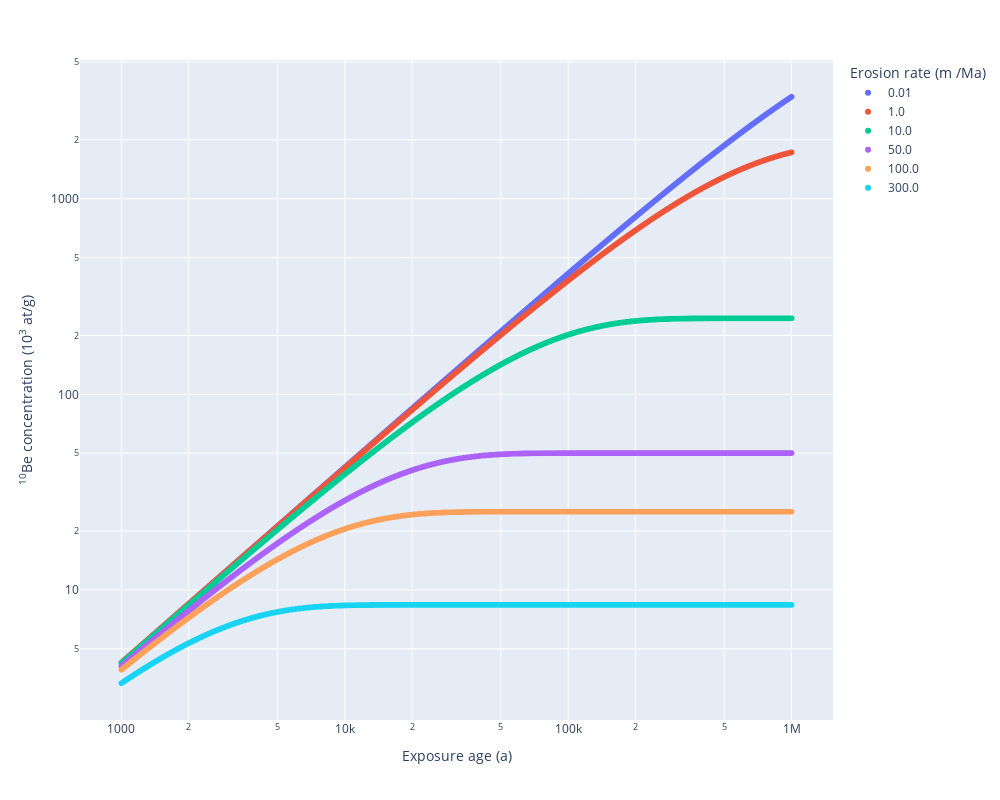

Here is the notebook cell this chart was saved with:
### Markdown cell above
Erosion lower the measured cosmogenic nuclide concentrations in samples from eroding surfaces, by bringing material to the surface that had been previously (partially) shielded from cosmic rays. Consequently, depending on the erosion rate, 10<sup>4</sup> to 10<sup>6</sup> years are required, before constant nuclide concentrations reflect the steady state erosion rate, i.e. before secular equilibrium between production and decay/erosion is reached. 

From the previous table, we can build a graph showing the relation between exposure age and <sup>10</sup>Be surface concentration for different values of erosion rates.

### Code cell
# Convert erosion rate to m/Ma and coerce as string. 
crn_plot["erosion_rate_mma"] = crn_plot["erosion_rate"] * 10000
crn_plot["erosion_rate_mma"] = crn_plot["erosion_rate_mma"].astype(str)
# Convert concentrations from at/g to 10^3 at/g.
crn_plot["crn_concentration_103"] = crn_plot["crn_concentration"] / 1000

# Plot 10Be concentrations for various erosion rates 
plot = px.scatter(crn_plot, x = "exposure_age", y = "crn_concentration_103", color = "erosion_rate_mma", labels = dict(exposure_age = "Exposure age (a)", 
crn_concentration_103 = "<sup>10</sup>Be concentration (10<sup>3</sup> at/g)", erosion_rate_mma = "Erosion rate (m /Ma)"), log_x = True, log_y = True, width=1000, height=800)
plot.show()

### Figure 1 — Plotly figure (JSON) as saved in the notebook; plotly's stock layout.template omitted (floating-point values rounded to 4 significant figures; data arrays with more than 128 entries replaced by an {"elided": "..."} marker saying what was removed)
{"data": [{"hovertemplate": "Erosion rate (m /Ma)=0.01<br>Exposure age (a)=%{x}<br><sup>10</sup>Be concentration (10<sup>3</sup> at/g)=%{y}<extra></extra>", "legendgroup": "0.01", "marker": {"color": "#636efa", "symbol": "circle"}, "mode": "markers", "name": "0.01", "showlegend": true, "type": "scattergl", "x": {"elided": "1000 float values"}, "xaxis": "x", "y": {"elided": "1000 float values"}, "yaxis": "y"}, {"hovertemplate": "Erosion rate (m /Ma)=1.0<br>Exposure age (a)=%{x}<br><sup>10</sup>Be concentration (10<sup>3</sup> at/g)=%{y}<extra></extra>", "legendgroup": "1.0", "marker": {"color": "#EF553B", "symbol": "circle"}, "mode": "markers", "name": "1.0", "showlegend": true, "type": "scattergl", "x": {"elided": "1000 float values"}, "xaxis": "x", "y": {"elided": "1000 float values"}, "yaxis": "y"}, {"hovertemplate": "Erosion rate (m /Ma)=10.0<br>Exposure age (a)=%{x}<br><sup>10</sup>Be concentration (10<sup>3</sup> at/g)=%{y}<extra></extra>", "legendgroup": "10.0", "marker": {"color": "#00cc96", "symbol": "circle"}, "mode": "markers", "name": "10.0", "showlegend": true, "type": "scattergl", "x": {"elided": "1000 float values"}, "xaxis": "x", "y": {"elided": "1000 float values"}, "yaxis": "y"}, {"hovertemplate": "Erosion rate (m /Ma)=50.0<br>Exposure age (a)=%{x}<br><sup>10</sup>Be concentration (10<sup>3</sup> at/g)=%{y}<extra></extra>", "legendgroup": "50.0", "marker": {"color": "#ab63fa", "symbol": "circle"}, "mode": "markers", "name": "50.0", "showlegend": true, "type": "scattergl", "x": {"elided": "1000 float values"}, "xaxis": "x", "y": {"elided": "1000 float values"}, "yaxis": "y"}, {"hovertemplate": "Erosion rate (m /Ma)=100.0<br>Exposure age (a)=%{x}<br><sup>10</sup>Be concentration (10<sup>3</sup> at/g)=%{y}<extra></extra>", "legendgroup": "100.0", "marker": {"color": "#FFA15A", "symbol": "circle"}, "mode": "markers", "name": "100.0", "showlegend": true, "type": "scattergl", "x": {"elided": "1000 float values"}, "xaxis": "x", "y": {"elided": "1000 float values"}, "yaxis": "y"}, {"hovertemplate": "Erosion rate (m /Ma)=300.0<br>Exposure age (a)=%{x}<br><sup>10</sup>Be concentration (10<sup>3</sup> at/g)=%{y}<extra></extra>", "legendgroup": "300.0", "marker": {"color": "#19d3f3", "symbol": "circle"}, "mode": "markers", "name": "300.0", "showlegend": true, "type": "scattergl", "x": {"elided": "1000 float values"}, "xaxis": "x", "y": {"elided": "1000 float values"}, "yaxis": "y"}], "layout": {"height": 800, "legend": {"title": {"text": "Erosion rate (m /Ma)"}, "tracegroupgap": 0}, "margin": {"t": 60}, "width": 1000, "xaxis": {"anchor": "y", "domain": [0, 1], "title": {"text": "Exposure age (a)"}, "type": "log"}, "yaxis": {"anchor": "x", "domain": [0, 1], "title": {"text": "<sup>10</sup>Be concentration (10<sup>3</sup> at/g)"}, "type": "log"}}}
